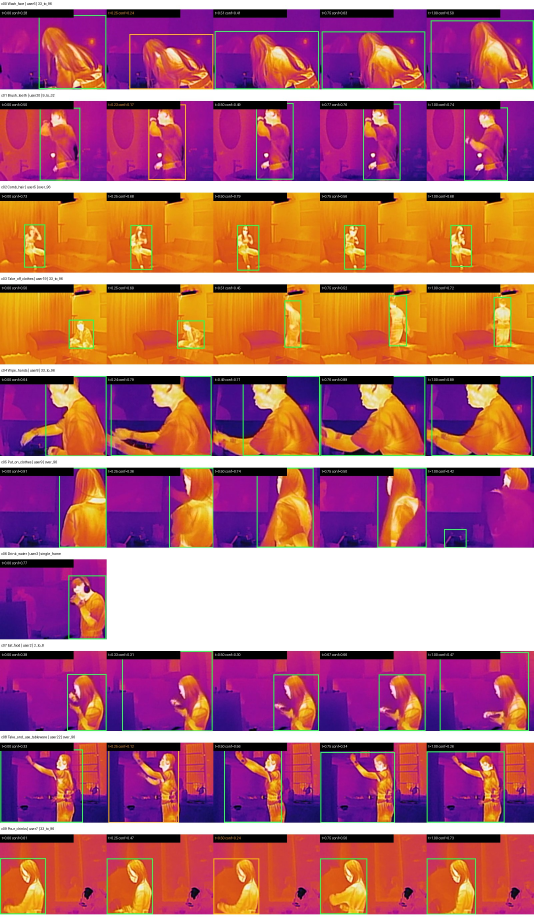
#> input picture reports/thermal_stage0_montages/thermal_yolo_pose_montage_01.jpg, 1600 x 2750 px (shown at 1/3 size)
$ python -i audit_thermal_stage0_5.py   (imports and definitions only)
#> lines starting #> are read from the running program, lines starting #| are printed output that depends on the picture
from __future__ import annotations

import argparse
import hashlib
import json
import re
import subprocess
from collections import Counter
from datetime import datetime
from pathlib import Path
from typing import Any, Sequence

import cv2
import numpy as np
from PIL import Image, ImageDraw


IMAGE_SUFFIXES = {".jpg", ".jpeg", ".png"}
PROJECT_ROOT = Path(__file__).resolve().parents[1]
BASELINE_COMMIT = "c42bb43091c79903e5fde5655c2846c87305895a"
DEFAULT_DATA_ROOT = Path(r"D:\work\2026.7.14_kaggle\datasets\Small-Model-Track\train")
DEFAULT_T0_REPORT = PROJECT_ROOT / "reports/thermal_stage0_data_alignment_audit.json"
DEFAULT_JSON_OUTPUT = PROJECT_ROOT / "reports/thermal_stage0_5_localization_route_audit.json"
DEFAULT_MARKDOWN_OUTPUT = PROJECT_ROOT / "reports/thermal_stage0_5_localization_route_audit.md"
DEFAULT_MONTAGE_DIR = PROJECT_ROOT / "reports/thermal_stage0_5_montages"


MANUAL_REVIEW_OVERRIDES: dict[str, dict[str, Any]] = {
    "train__c00__user6__1-1-1": {
        "verdict": "correct_subject_with_context_risk",
        "failure_types": ["near_field_edge_clipping", "low_confidence_gap"],
    },
    "train__c02__user5__7-1-2": {
        "verdict": "correct_subject_with_context_risk",
        "failure_types": ["far_field_small_subject", "tight_crop_context_loss"],
    },
    "train__c04__user8__1-1-2": {
        "verdict": "correct_subject_with_context_risk",
        "failure_types": ["near_field_edge_clipping", "tight_crop_context_loss"],
    },
    "train__c05__user9__1-1-3": {
        "verdict": "mixed_with_background_false_candidate",
        "failure_types": ["subject_exits_frame", "background_hot_object_candidate"],
    },
    "train__c09__user1__2-1-3": {
        "verdict": "mixed_with_localization_collapse",
        "failure_types": ["hand_or_object_only_candidate", "low_confidence_gap"],
    },
    "train__c09__user20__6-3-2": {
        "verdict": "mixed_with_background_false_candidate",
        "failure_types": ["sofa_or_table_candidate", "low_confidence_gap"],
    },
    "train__c15__user16__6-2-1": {
        "verdict": "correct_subject_with_context_risk",
        "failure_types": ["recurrent_low_confidence", "partial_body_crop"],
    },
    "train__c16__user18__2-1-1": {
        "verdict": "correct_subject_with_context_risk",
        "failure_types": ["far_field_small_subject", "recurrent_low_confidence"],
    },
    "train__c18__user18__4-1-2": {
        "verdict": "mixed_with_localization_collapse",
        "failure_types": ["head_only_candidate", "extremely_short_trial"],
    },
    "train__c21__user6__4-1-3": {
        "verdict": "correct_subject_with_context_risk",
        "failure_types": ["oversized_box_includes_furniture", "tight_crop_instability"],
    },
    "train__c22__user18__4-1-3": {
        "verdict": "mixed_with_background_false_candidate",
        "failure_types": ["wrong_small_background_candidate", "low_confidence_gap"],
    },
    "train__c26__user16__5-3-1": {
        "verdict": "correct_subject_with_context_risk",
        "failure_types": ["far_field_small_subject", "tight_crop_context_loss"],
    },
    "train__c29__user1__3-2-1": {
        "verdict": "correct_subject_with_context_risk",
        "failure_types": ["large_pose_change", "edge_clipping"],
    },
    "train__c33__user16__6-1-1": {
        "verdict": "correct_subject_with_context_risk",
        "failure_types": ["standing_to_horizontal_pose_change", "low_confidence_gap"],
    },
    "train__c36__user7__6-1-1": {
        "verdict": "correct_subject_with_context_risk",
        "failure_types": ["near_field_edge_clipping"],
    },
}

GROSS_MOTION_CLASS_IDS = set(range(28, 37))
SEATED_OR_LYING_CLASS_IDS = {
    2,
    6,
    7,
    8,
    9,
    10,
    11,
    14,
    16,
    17,
    18,
    20,
    21,
    22,
    23,
    24,
    25,
    26,
    27,
    33,
    34,
}


# [85 lines left out: functions _natural_key, _image_files, find_duplicate_frame_groups, classify_count_relation, expand_context_bbox, _bbox_area_ratio, not called in this run]


def build_heat_motion_context(frames_bgr: Sequence[np.ndarray]) -> dict[str, Any]:
    """Build one trial-level context proposal from uniform Thermal samples."""
    if not frames_bgr:
        return {
            "valid": False,
            "invalid_reason": "no_decodable_frames",
            "bbox_xyxy": None,
            "component_area_ratio": None,
            "bbox_area_ratio": None,
        }
    height, width = frames_bgr[0].shape[:2]
    if any(frame.ndim != 3 or frame.shape[:2] != (height, width) for frame in frames_bgr):
        raise ValueError("heat/motion frames must share HxWxC dimensions")
    luminance = np.stack(
        [cv2.cvtColor(frame, cv2.COLOR_BGR2GRAY) for frame in frames_bgr]
    )
    heat_union = np.zeros((height, width), dtype=np.uint8)
    for frame in luminance:
        threshold = float(np.quantile(frame, 0.75))
        comparison = frame >= threshold if float(np.max(frame)) == threshold else frame > threshold
        heat_union |= comparison.astype(np.uint8)
    motion_union = np.zeros((height, width), dtype=np.uint8)
    for left, right in zip(luminance, luminance[1:]):
        difference = cv2.absdiff(left, right)
        threshold = float(np.quantile(difference, 0.75))
        if threshold > 0:
            motion_union |= (difference >= threshold).astype(np.uint8)
    combined = ((heat_union | motion_union) * 255).astype(np.uint8)
    kernel = np.ones((5, 5), dtype=np.uint8)
    combined = cv2.morphologyEx(combined, cv2.MORPH_CLOSE, kernel)
    component_count, labels, stats, _ = cv2.connectedComponentsWithStats(
        combined, connectivity=8
    )
    if component_count <= 1:
        return {
            "valid": False,
            "invalid_reason": "no_connected_component",
            "bbox_xyxy": None,
            "component_area_ratio": 0.0,
            "bbox_area_ratio": None,
        }
    component = 1 + int(np.argmax(stats[1:, cv2.CC_STAT_AREA]))
    area = int(stats[component, cv2.CC_STAT_AREA])
    component_area_ratio = float(area / width / height)
    x = int(stats[component, cv2.CC_STAT_LEFT])
    y = int(stats[component, cv2.CC_STAT_TOP])
    box_width = int(stats[component, cv2.CC_STAT_WIDTH])
    box_height = int(stats[component, cv2.CC_STAT_HEIGHT])
    raw_bbox = [float(x), float(y), float(x + box_width), float(y + box_height)]
    bbox = expand_context_bbox(raw_bbox, width, height, expansion_fraction=0.25)
    bbox_area_ratio = _bbox_area_ratio(bbox, width, height)
    invalid_reason = None
    if component_area_ratio < 0.05:
        invalid_reason = "component_area_below_0_05"
    elif component_area_ratio > 0.95:
        invalid_reason = "component_area_above_0_95"
    return {
        "valid": invalid_reason is None,
        "invalid_reason": invalid_reason,
        "bbox_xyxy": bbox,
        "raw_bbox_xyxy": raw_bbox,
        "component_area_ratio": component_area_ratio,
        "bbox_area_ratio": bbox_area_ratio,
        "uniform_frame_count": len(frames_bgr),
        "uses_motion_peak_sampling": False,
    }


# [136 lines left out: functions choose_localization_route, assess_rendered_auto_scale_signals, parse_args, not called in this run]


def _load_json(path: Path) -> dict[str, Any]:
    return json.loads(path.read_text(encoding="utf-8"))


# [814 lines left out: functions _sha256_file, _quantiles, _decode, _bbox_iou, _reference_box_coverage, _ordered_groups and 8 more, not called in this run]


# [2 lines not run here, left out]

>>> import cv2
>>> picture = cv2.imread('../reports/thermal_stage0_montages/thermal_yolo_pose_montage_01.jpg', cv2.IMREAD_GRAYSCALE)
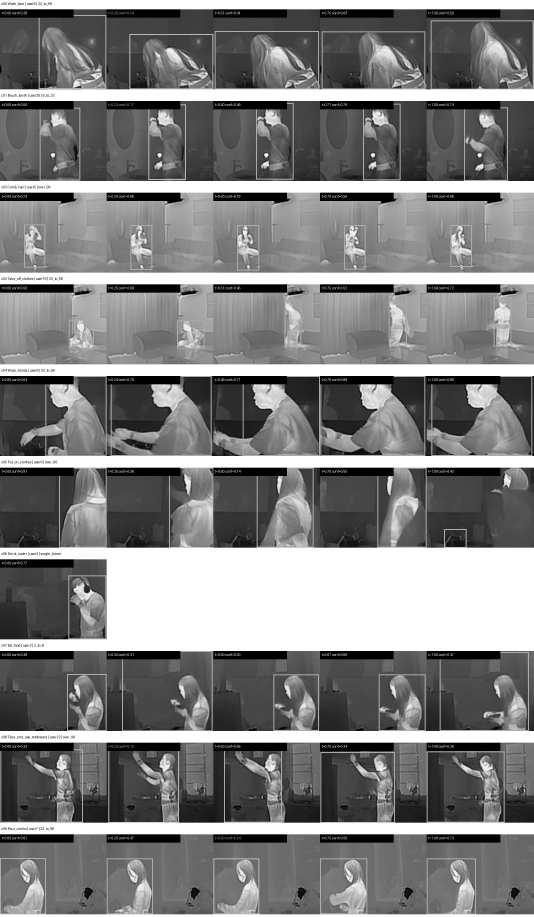
#> picture: shape (2750, 1600) (shown at 1/3 size); min 0, max 255, mean 127.4
#> (the run stopped early here; a loop or call above may not have finished)

$ run again, on reports/thermal_stage0_montages/thermal_yolo_pose_montage_05.jpg
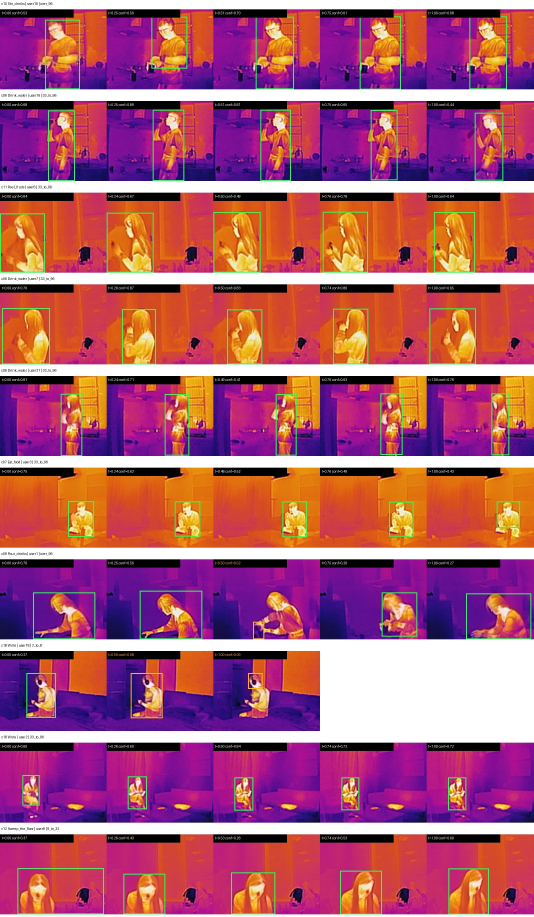
#> input picture reports/thermal_stage0_montages/thermal_yolo_pose_montage_05.jpg, 1600 x 2750 px (shown at 1/3 size)
#> `picture = cv2.imread('../reports/thermal_stage0_montages/thermal_yolo_..`:
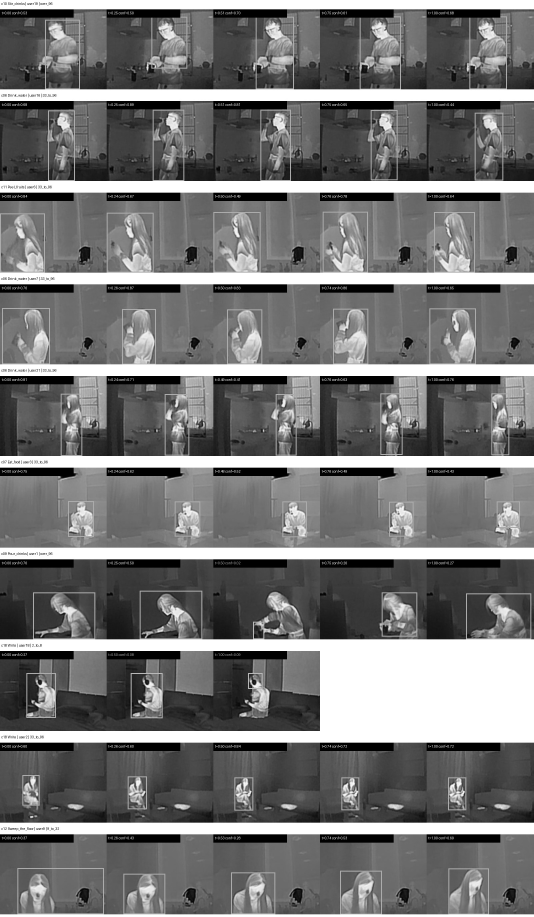
#> picture: shape (2750, 1600) (shown at 1/3 size); min 0, max 255, mean 117.6

$ run again, on reports/thermal_stage0_montages/thermal_yolo_pose_montage_06.jpg
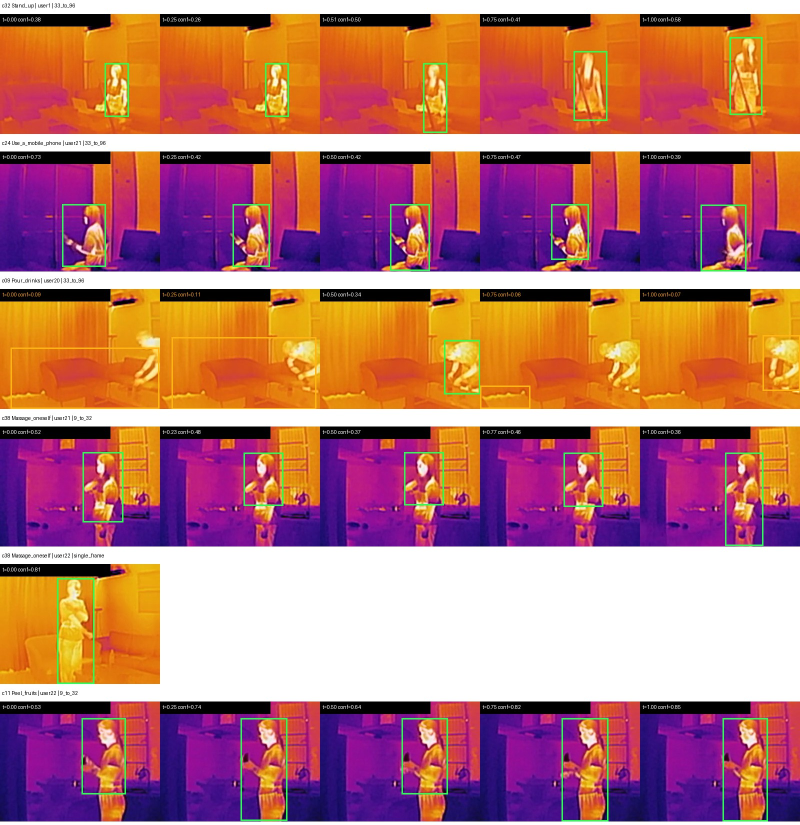
#> input picture reports/thermal_stage0_montages/thermal_yolo_pose_montage_06.jpg, 1600 x 1650 px (shown at 1/2 size)
#> `picture = cv2.imread('../reports/thermal_stage0_montages/thermal_yolo_..`:
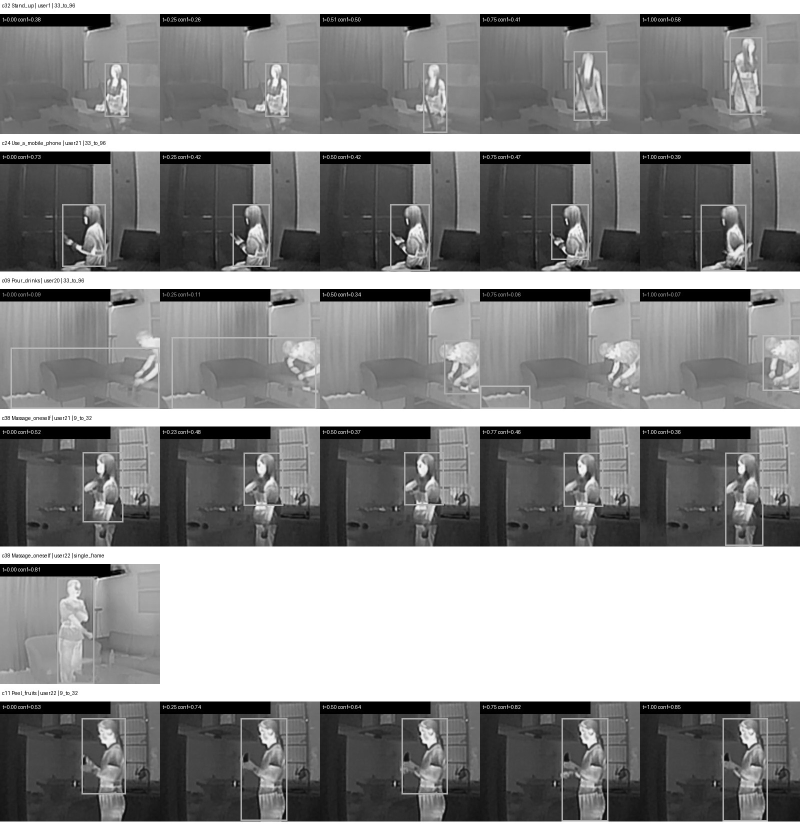
#> picture: shape (1650, 1600) (shown at 1/2 size); min 0, max 255, mean 137.1
